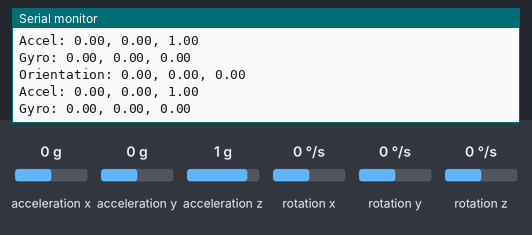
This sketch was run on a simulated Arduino Nano, built with avr-gcc and run on an emulated ATmega328P. Parts: the last lines printed to the serial monitor. Inputs (shaded band) come from the test bench; at power-on: acceleration x 0 g, acceleration y 0 g, acceleration z 1 g, rotation x 0 °/s, rotation y 0 °/s, rotation z 0 °/s.

Above: at 2.2 s.
2.3 s: acceleration x set to -1.4 g
At 2.31 s:
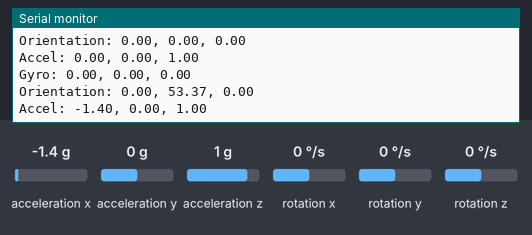
3.8 s: acceleration y set to -1.4 g
At 3.81 s:
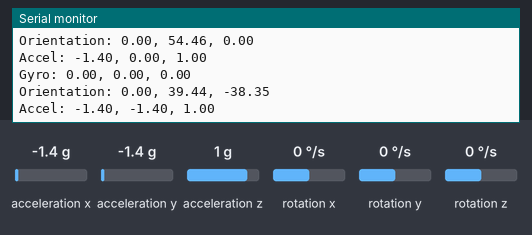
5.3 s: acceleration z set to -1.4 g
At 5.31 s:
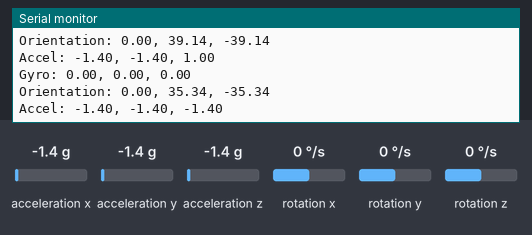
6.8 s: rotation x set to -192 °/s
At 6.81 s:
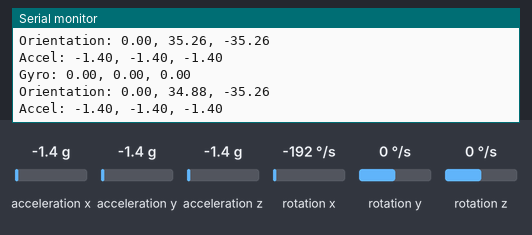
8.3 s: rotation y set to -192 °/s
At 8.31 s:
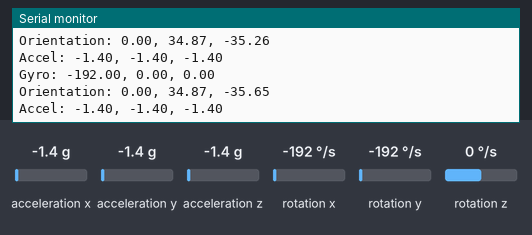
Timing chart, 0 to 10.8 s (numbered marks = the images above; inputs shaded):
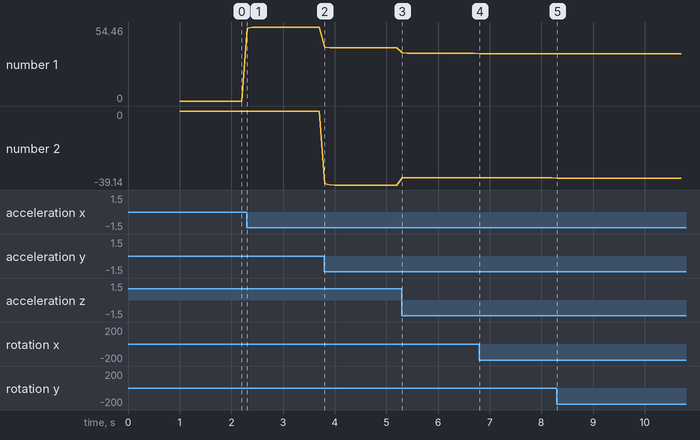

The sketch:

live_imu_sender.ino
```cpp
/*
 * Live IMU Data Sender for Arduino Nano RP2040 Connect
 *
 * This sketch sends continuous real-time IMU orientation data
 * Perfect for live motion tracking and visualization
 *
 * Upload this to your Arduino using Arduino IDE
 */

#include <Arduino_LSM6DSOX.h>
#include <math.h>

// Timing for consistent data rate
unsigned long lastUpdate = 0;
const unsigned long updateInterval = 100; // 100ms = 10Hz

// Complementary filter for orientation
float pitch = 0.0;
float roll = 0.0;
float yaw = 0.0;

// Filter coefficient (0.02 = 2% gyro, 98% accel)
const float alpha = 0.02;

void setup() {
  Serial.begin(115200);

  // Wait for serial connection (up to 3 seconds)
  unsigned long startTime = millis();
  while (!Serial && (millis() - startTime) < 3000) {
    delay(10);
  }

  // Initialize IMU
  if (!IMU.begin()) {
    Serial.println("Failed to initialize IMU!");
    while (1);
  }

  // Startup messages
  Serial.println("Live IMU Data Sender v1.0");
  Serial.println("Sending continuous orientation data...");
  Serial.println("Move the Arduino to see real-time changes!");

  delay(1000); // Brief pause for stability
}

void loop() {
  unsigned long currentTime = millis();

  // Send data at consistent intervals
  if (currentTime - lastUpdate >= updateInterval) {
    lastUpdate = currentTime;

    // Read accelerometer and gyroscope
    float ax, ay, az;
    float gx, gy, gz;

    if (IMU.readAcceleration(ax, ay, az) && IMU.readGyroscope(gx, gy, gz)) {
      // Calculate orientation from accelerometer (tilt sensing)
      float accel_pitch = atan2(ay, sqrt(ax * ax + az * az)) * 180.0 / PI;
      float accel_roll = atan2(-ax, sqrt(ay * ay + az * az)) * 180.0 / PI;

      // Simple complementary filter
      pitch = alpha * (pitch + gy * 0.1) + (1 - alpha) * accel_pitch;
      roll = alpha * (roll + gx * 0.1) + (1 - alpha) * accel_roll;

      // Simulate heading (yaw) - you can add magnetometer for real heading
      yaw += gz * 0.1;
      if (yaw > 360) yaw -= 360;
      if (yaw < 0) yaw += 360;

      // Send orientation data in clean format
      Serial.print("Orientation: ");
      Serial.print(yaw, 2);
      Serial.print(", ");
      Serial.print(roll, 2);
      Serial.print(", ");
      Serial.println(pitch, 2);

      // Send additional data for completeness
      Serial.print("Accel: ");
      Serial.print(ax, 2);
      Serial.print(", ");
      Serial.print(ay, 2);
      Serial.print(", ");
      Serial.println(az, 2);

      Serial.print("Gyro: ");
      Serial.print(gx, 2);
      Serial.print(", ");
      Serial.print(gy, 2);
      Serial.print(", ");
      Serial.println(gz, 2);
    }
  }
} 
```

Measured:
- after the input at 2.3 s, the serial monitor: prints a new line at once (image 1)
- after the input at 3.8 s, the serial monitor: prints a new line at once (image 2)
- after the input at 5.3 s, the serial monitor: prints a new line at once (image 3)
- after the input at 6.8 s, the serial monitor: prints a new line at once (image 4)
- after the input at 8.3 s, the serial monitor: prints a new line at once (image 5)
- plotted number 1: 0 → 54.46 after the input at 2.3 s, 54.46 → 39.14 after the input at 3.8 s, 39.14 → 35.26 after the input at 5.3 s, 35.26 → 34.87 after the input at 6.8 s
- plotted number 2: 0 → -39.14 after the input at 3.8 s, -39.14 → -35.26 after the input at 5.3 s, -35.26 → -35.66 after the input at 8.3 s
